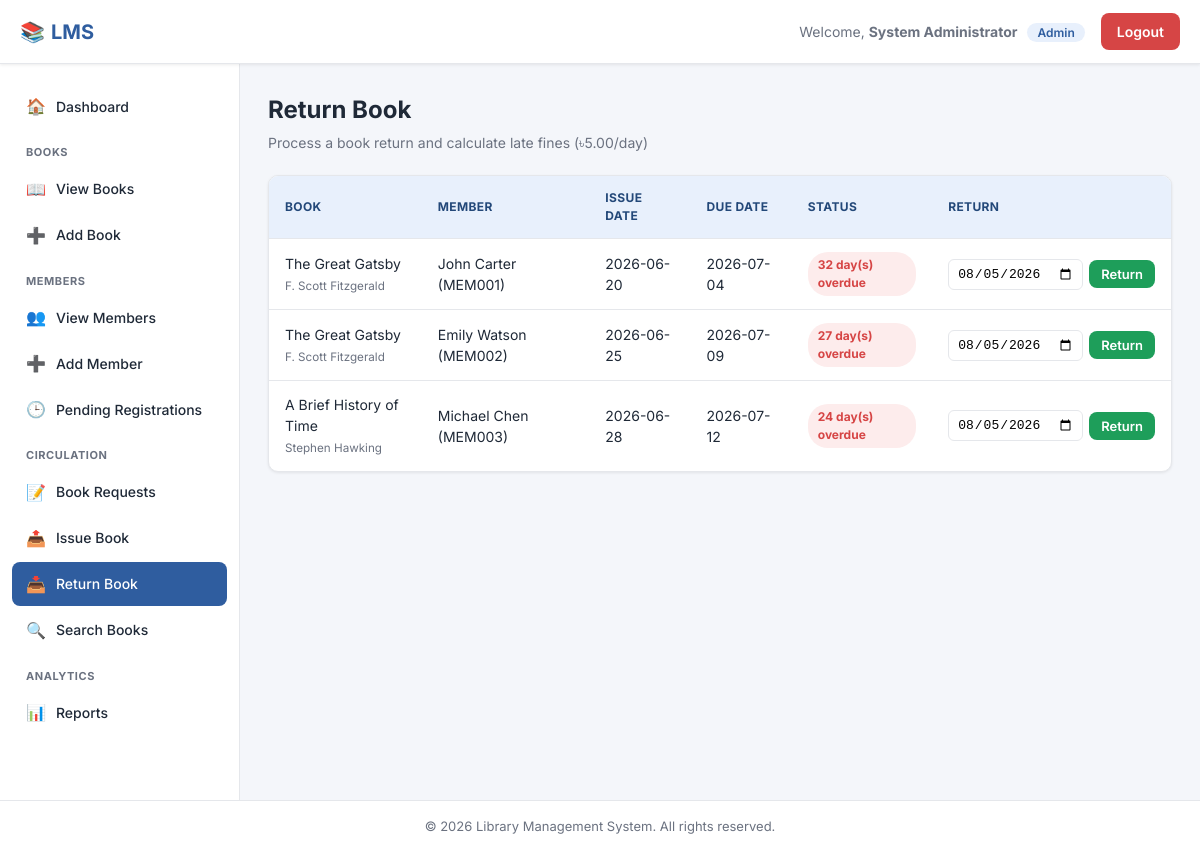
The app's page /return_book.php (signed in) with its own data.
### tables this page shows
CREATE TABLE issued_books (
    issue_id INT AUTO_INCREMENT PRIMARY KEY,
    book_id INT NOT NULL,
    member_id INT NOT NULL,
    issue_date DATE NOT NULL,
    due_date DATE NOT NULL,
    return_date DATE DEFAULT NULL,
    status ENUM('Issued', 'Returned', 'Overdue') NOT NULL DEFAULT 'Issued',
    fine_amount DECIMAL(10,2) NOT NULL DEFAULT 0.00,
    issued_by INT,                        
    FOREIGN KEY (book_id) REFERENCES books(book_id) ON DELETE CASCADE,
    FOREIGN KEY (member_id) REFERENCES members(member_id) ON DELETE CASCADE,
    FOREIGN KEY (issued_by) REFERENCES admins(admin_id) ON DELETE SET NULL
);

CREATE TABLE books (
    book_id INT AUTO_INCREMENT PRIMARY KEY,
    title VARCHAR(200) NOT NULL,
    author VARCHAR(150) NOT NULL,
    isbn VARCHAR(30) NOT NULL UNIQUE,
    category VARCHAR(100) NOT NULL,
    publisher VARCHAR(150),
    publish_year YEAR,
    total_copies INT NOT NULL DEFAULT 1,
    available_copies INT NOT NULL DEFAULT 1,
    shelf_location VARCHAR(50),
    added_date TIMESTAMP DEFAULT CURRENT_TIMESTAMP
);

CREATE TABLE members (
    member_id INT AUTO_INCREMENT PRIMARY KEY,
    member_code VARCHAR(20) NOT NULL UNIQUE,
    full_name VARCHAR(100) NOT NULL,
    email VARCHAR(100) NOT NULL UNIQUE,
    password VARCHAR(255) NOT NULL,        
    phone VARCHAR(20) NOT NULL,
    address VARCHAR(255),
    membership_date DATE NOT NULL,
    status ENUM('Pending', 'Active', 'Inactive', 'Rejected') NOT NULL DEFAULT 'Pending',
    approved_by INT DEFAULT NULL,
    FOREIGN KEY (approved_by) REFERENCES admins(admin_id) ON DELETE SET NULL
);

### return_book.php (the view, shortened to what this page needs)
<?php
require_once 'config/config.php';
$pendingReturns = $conn->query("
    SELECT ib.issue_id, ib.book_id, b.title, b.author, m.full_name, m.member_code,
           ib.issue_date, ib.due_date,
           DATEDIFF(CURDATE(), ib.due_date) AS days_overdue
    FROM issued_books ib
    JOIN books b ON ib.book_id = b.book_id
    JOIN members m ON ib.member_id = m.member_id
    WHERE ib.status IN ('Issued','Overdue')
    ORDER BY ib.due_date ASC
");
include 'includes/header.php';
include 'includes/sidebar.php';
?>
<div class="page-header">
    <div>
        <h1>Return Book</h1>
        <p class="subtitle">Process a book return and calculate late fines (৳<?php echo number_format(FINE_PER_DAY, 2); ?>/day)</p>
    </div>
</div>
<div class="table-wrapper">
    <table>
        <thead>
            <tr>
                <th>Book</th><th>Member</th><th>Issue Date</th><th>Due Date</th><th>Status</th><th>Return</th>
            </tr>
        </thead>
        <tbody>
            <?php if ($pendingReturns->num_rows === 0): ?>
                <tr><td colspan="6" class="text-center">No books pending return. 🎉</td></tr>
            <?php else: while ($row = $pendingReturns->fetch_assoc()):
                $overdue = $row['days_overdue'] > 0;
            ?>
                <tr>
                    <td><?php echo htmlspecialchars($row['title']); ?> <br><small style="color:var(--text-muted);"><?php echo htmlspecialchars($row['author']); ?></small></td>
                    <td><?php echo htmlspecialchars($row['full_name'] . ' (' . $row['member_code'] . ')'); ?></td>
                    <td><?php echo htmlspecialchars($row['issue_date']); ?></td>
                    <td><?php echo htmlspecialchars($row['due_date']); ?></td>
                    <td>
                        <?php if ($overdue): ?>
                            <span class="badge badge-danger"><?php echo (int)$row['days_overdue']; ?> day(s) overdue</span>
                        <?php else: ?>
                            <span class="badge badge-warning">On time</span>
                        <?php endif; ?>
                    </td>
                    <td>
                        <form method="POST" action="return_book.php" style="display:flex; gap:6px; align-items:center;">
                            <input type="date" name="return_date" value="<?php echo date('Y-m-d'); ?>" style="padding:6px 8px; border:1px solid var(--border-color); border-radius:6px; font-size:13px;">
                            <button type="submit" class="btn btn-success btn-sm">Return</button>
                        </form>
                    </td>
                </tr>
            <?php endwhile; endif; ?>
        </tbody>
    </table>
</div>
<?php include 'includes/footer.php'; ?>

### assets/css/style.css (style rules this page uses)
:root { --primary: #2f5d9f; --primary-dark: #234879; --primary-light: #e8f0fc; --accent: #f0a500; --success: #1e9e5a; --success-bg: #e6f7ee; --danger: #d64545; --danger-bg: #fdecec; --warning: #e8a33d; --warning-bg: #fdf3e2; --text-dark: #1f2937; --text-muted: #6b7280; --border-color: #e5e7eb; --bg-body: #f4f6fa; --bg-white: #ffffff; --radius: 10px; --shadow-sm: 0 1px 3px rgba(0,0,0,0.08); --shadow-md: 0 4px 14px rgba(0,0,0,0.08); --sidebar-width: 240px; --topbar-height: 64px; }
* { margin: 0; padding: 0; box-sizing: border-box; }
body { font-family: 'Inter', -apple-system, BlinkMacSystemFont, 'Segoe UI', sans-serif; background: var(--bg-body); color: var(--text-dark); line-height: 1.5; }
button { font-family: inherit; cursor: pointer; }
.page-header { display: flex; align-items: center; justify-content: space-between; margin-bottom: 22px; flex-wrap: wrap; gap: 12px; }
.page-header h1 { font-size: 24px; font-weight: 700; }
.page-header p.subtitle { color: var(--text-muted); font-size: 14px; margin-top: 4px; }
.btn { display: inline-flex; align-items: center; gap: 6px; padding: 10px 18px; border-radius: 8px; font-size: 14px; font-weight: 600; border: none; transition: transform .1s, box-shadow .15s, background .2s; }
.btn-success { background: var(--success); color: #fff; }
.btn-sm { padding: 6px 12px; font-size: 13px; }
.table-wrapper { overflow-x: auto; background: var(--bg-white); border-radius: var(--radius); border: 1px solid var(--border-color); box-shadow: var(--shadow-sm); }
table { width: 100%; border-collapse: collapse; min-width: 700px; }
thead { background: var(--primary-light); }
th, td { text-align: left; padding: 13px 16px; font-size: 14px; border-bottom: 1px solid var(--border-color); }
th { color: var(--primary-dark); font-weight: 700; text-transform: uppercase; font-size: 12px; letter-spacing: .03em; }
tbody tr:last-child td { border-bottom: none; }
.badge { padding: 4px 10px; border-radius: 20px; font-size: 12px; font-weight: 700; display: inline-block; }
.badge-danger { background: var(--danger-bg); color: var(--danger); }

### records on screen
issued_books: book.title "The Great Gatsby", book.author "F. Scott Fitzgerald", member.member_code "John Carter (MEM001)", issue_date "2026-06-20", due_date "2026-07-04", days_overdue "32"
issued_books: book.title "The Great Gatsby", book.author "F. Scott Fitzgerald", member.member_code "Emily Watson (MEM002)", issue_date "2026-06-25", due_date "2026-07-09", days_overdue "27"
issued_books: book.title "A Brief History of Time", book.author "Stephen Hawking", member.member_code "Michael Chen (MEM003)", issue_date "2026-06-28", due_date "2026-07-12", days_overdue "24"

### other values on screen
$welcome_name "System Administrator"
$welcome_role "Admin"
FINE_PER_DAY "5.00"
